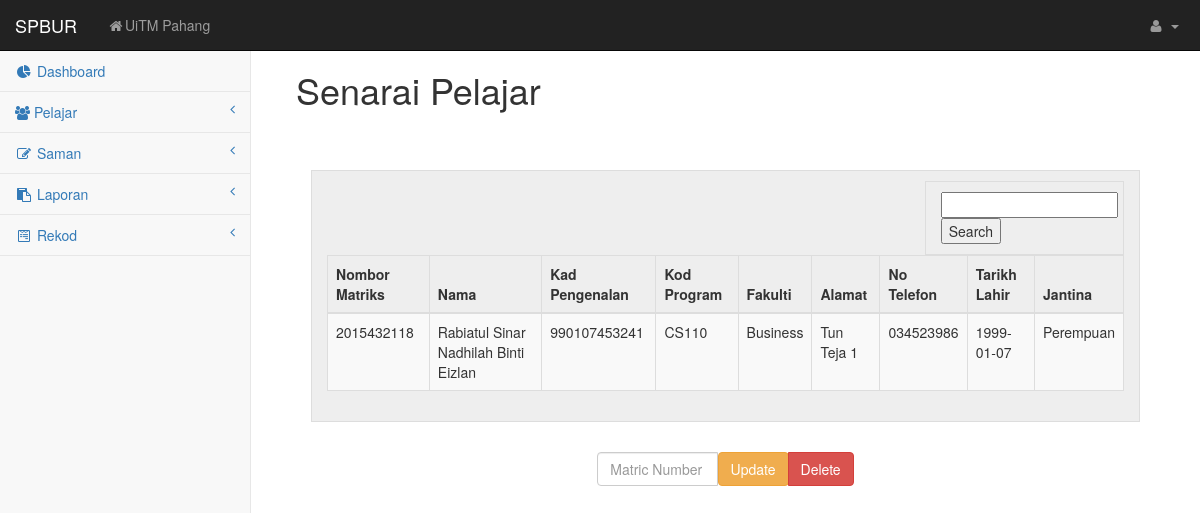
/rpelajar1.php, run on the app's committed database.
### tables this page shows
CREATE TABLE `student` (
  `matric_no` int(11) NOT NULL,
  `name` varchar(255) NOT NULL,
  `ic_number` varchar(255) NOT NULL,
  `course_code` varchar(255) NOT NULL,
  `faculty` varchar(255) NOT NULL,
  `address` varchar(255) NOT NULL,
  `phone_no` varchar(255) DEFAULT NULL,
  `birthdate` date DEFAULT NULL,
  `gender` varchar(255) DEFAULT NULL
);

### rpelajar1.php (the view, shortened to what this page needs)
<!DOCTYPE html>
<html lang="en">
<head>
    <link href="css/bootstrap.min.css" rel="stylesheet">
    <link href="css/metisMenu.min.css" rel="stylesheet">
    <link href="css/timeline.css" rel="stylesheet">
    <link href="css/startmin.css" rel="stylesheet">
    <link href="css/morris.css" rel="stylesheet">
    <link href="css/font-awesome.min.css" rel="stylesheet" type="text/css">
</head>
<body>
<div id="wrapper">
<?php include("DashboardOnly.php");?>
</body>
</html>
    <div id="page-wrapper">
        <div class="container-fluid">
            <div class="row">
                <div class="col-lg-12">
                    <br>
                    <h1>Senarai Pelajar</h1>
                    <br>
                    <form method="post" action="">
                        <div class="panel-body">
                        <div class="dataTable_wrapper">
                        <div class="dataTables_length" id="dataTables-example_length">
                            <div class="row show-grid">
                            <div class="col-md-12">
                                <div class="col-md-3 col-md-offset-9">
                                        <input  type="text" name="matric_no">
                                        <input  type="submit" name="submit" value="Search">
                                </div>
                                    <table class="table table-striped table-bordered table-hover" id="dataTables-example">
                                        <thead>
                                            <tr>
                                                <th>Nombor Matriks</th>
                                                <th>Nama</th>
                                                <th>Kad Pengenalan</th>
                                                <th>Kod Program</th>
                                                <th>Fakulti</th>
                                                <th>Alamat</th>
                                                <th>No Telefon</th>
                                                <th>Tarikh Lahir</th>
                                                <th>Jantina</th>
                                            </tr>
                                        </thead>
                    <?php
                            $sql0 = "SELECT * FROM student";
                            $query0 = mysqli_query($dbconn, $sql0) or die ("Error: ".mysqli_error($dbconn));
                            $row=mysqli_fetch_array($query0);
                            if($row){
                                        echo "<tbody>";
                                        echo "<tr>";
                                        echo "<td>".$row['matric_no']."</td>";
                                        echo "<td>".$row['name']."</td>";
                                        echo "<td>".$row['ic_number']."</td>";
                                        echo "<td>".$row['course_code']."</td>";
                                        echo "<td>".$row['faculty']."</td>";
                                        echo "<td>".$row['address']."</td>";
                                        echo "<td>".$row['phone_no']."</td>";
                                        echo "<td>".$row['birthdate']."</td>";
                                        echo "<td>".$row['gender']."</td>";
                                        echo "</tr>";
                        }?>
                                    </table>
                                </div>
                            </div>
                                </div>
                            </div>
                        </div>
                    </form>
                                    <div class="form-group">
                                        <div class="col-md-4 col-md-offset-4">
                                            <div class="input-group custom-search-form">
                                                <input type="text" name="matric_no" class="form-control" placeholder="Matric Number" >
                                                    <span class="input-group-btn">
                                                        <button formaction="updStud.php" class="btn btn-warning" type="submit">Update</button>
                                                    </span>
                                                    <span class="input-group-btn">
                                                        <button formaction="delStud.php" class="btn btn-danger" type="submit">Delete</button>
                                                    </span>
                                            </div>
                                        </div>
                                    </div>
                    </div>
                </div>
            </div>
        </div>
</body>
</html>

### css/startmin.css (style rules this page uses)
body { background-color: #f8f8f8; }
#wrapper { width: 100%; }
#page-wrapper { padding: 30px 15px 0 15px; min-height: 568px; background-color: #fff; }
@media (min-width:768px) { #page-wrapper { position: inherit; margin-left: 250px; padding: 30px 30px 0 30px; border-left: 1px solid #e7e7e7; } }
.show-grid [class^=col-] { padding-top: 10px; padding-bottom: 10px; border: 1px solid #ddd; background-color: #eee!important; }
.show-grid { margin: 15px 0; }

### data on the page
student: matric_no "2015432118", name "Rabiatul Sinar Nadhilah Binti Eizlan", ic_number "990107453241", course_code "CS110", faculty "Business", address "Tun Teja 1", phone_no "034523986", birthdate "1999-01-07", gender "Perempuan"
